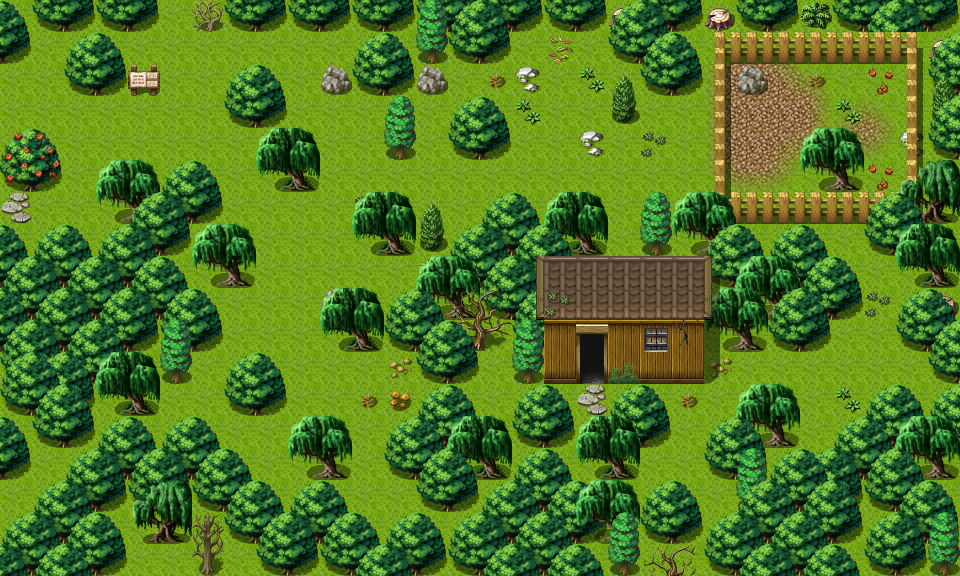

Below is a game level as drawn by its tile map, then a one-line description and the .tmx that defines it (tile-layer data replaced by summaries):
An orthogonal 30x18 tile map with 32x32 px tiles, 5 tile layers (Base, Ground, Objects, Above, ...), 1 hidden layer not drawn, 61 tilesets and 13 objects (7x spawn, 5x mapchange, sign).

<map version="1.10" tiledversion="1.11.2" orientation="orthogonal" renderorder="right-down" width="30" height="18" tilewidth="32" tileheight="32" infinite="0" nextlayerid="10" nextobjectid="14">
 <properties>
  <property name="outdoors" value="1" />
 </properties>
 <tileset firstgid="1" name="map_bed_1" tilewidth="32" tileheight="32" tilecount="160" columns="16">
  <image source="../drawable/map_bed_1.png" width="512" height="320" />
 </tileset>
 <tileset firstgid="161" name="map_border_1" tilewidth="32" tileheight="32" tilecount="128" columns="16">
  <image source="../drawable/map_border_1.png" width="512" height="256" />
 </tileset>
 <tileset firstgid="289" name="map_bridge_1" tilewidth="32" tileheight="32" tilecount="128" columns="16">
  <image source="../drawable/map_bridge_1.png" width="512" height="256" />
 </tileset>
 <tileset firstgid="417" name="map_bridge_2" tilewidth="32" tileheight="32" tilecount="128" columns="16">
  <image source="../drawable/map_bridge_2.png" width="512" height="256" />
 </tileset>
 <tileset firstgid="545" name="map_broken_1" tilewidth="32" tileheight="32" tilecount="128" columns="16">
  <image source="../drawable/map_broken_1.png" width="512" height="256" />
 </tileset>
 <tileset firstgid="673" name="map_cavewall_1" tilewidth="32" tileheight="32" tilecount="108" columns="18">
  <image source="../drawable/map_cavewall_1.png" width="576" height="192" />
 </tileset>
 <tileset firstgid="781" name="map_cavewall_2" tilewidth="32" tileheight="32" tilecount="108" columns="18">
  <image source="../drawable/map_cavewall_2.png" width="576" height="192" />
 </tileset>
 <tileset firstgid="889" name="map_cavewall_3" tilewidth="32" tileheight="32" tilecount="108" columns="18">
  <image source="../drawable/map_cavewall_3.png" width="576" height="192" />
 </tileset>
 <tileset firstgid="997" name="map_cavewall_4" tilewidth="32" tileheight="32" tilecount="108" columns="18">
  <image source="../drawable/map_cavewall_4.png" width="576" height="192" />
 </tileset>
 <tileset firstgid="1105" name="map_chair_table_1" tilewidth="32" tileheight="32" tilecount="128" columns="16">
  <image source="../drawable/map_chair_table_1.png" width="512" height="256" />
 </tileset>
 <tileset firstgid="1233" name="map_chair_table_2" tilewidth="32" tileheight="32" tilecount="128" columns="16">
  <image source="../drawable/map_chair_table_2.png" width="512" height="256" />
 </tileset>
 <tileset firstgid="1361" name="map_crate_1" tilewidth="32" tileheight="32" tilecount="128" columns="16">
  <image source="../drawable/map_crate_1.png" width="512" height="256" />
 </tileset>
 <tileset firstgid="1489" name="map_cupboard_1" tilewidth="32" tileheight="32" tilecount="128" columns="16">
  <image source="../drawable/map_cupboard_1.png" width="512" height="256" />
 </tileset>
 <tileset firstgid="1617" name="map_curtain_1" tilewidth="32" tileheight="32" tilecount="128" columns="16">
  <image source="../drawable/map_curtain_1.png" width="512" height="256" />
 </tileset>
 <tileset firstgid="1745" name="map_entrance_1" tilewidth="32" tileheight="32" tilecount="128" columns="16">
  <image source="../drawable/map_entrance_1.png" width="512" height="256" />
 </tileset>
 <tileset firstgid="1873" name="map_entrance_2" tilewidth="32" tileheight="32" tilecount="128" columns="16">
  <image source="../drawable/map_entrance_2.png" width="512" height="256" />
 </tileset>
 <tileset firstgid="2001" name="map_fence_1" tilewidth="32" tileheight="32" tilecount="128" columns="16">
  <image source="../drawable/map_fence_1.png" width="512" height="256" />
 </tileset>
 <tileset firstgid="2129" name="map_fence_2" tilewidth="32" tileheight="32" tilecount="128" columns="16">
  <image source="../drawable/map_fence_2.png" width="512" height="256" />
 </tileset>
 <tileset firstgid="2257" name="map_fence_3" tilewidth="32" tileheight="32" tilecount="128" columns="16">
  <image source="../drawable/map_fence_3.png" width="512" height="256" />
 </tileset>
 <tileset firstgid="2385" name="map_fence_4" tilewidth="32" tileheight="32" tilecount="128" columns="16">
  <image source="../drawable/map_fence_4.png" width="512" height="256" />
 </tileset>
 <tileset firstgid="2513" name="map_ground_1" tilewidth="32" tileheight="32" tilecount="128" columns="16">
  <image source="../drawable/map_ground_1.png" width="512" height="256" />
 </tileset>
 <tileset firstgid="2641" name="map_ground_2" tilewidth="32" tileheight="32" tilecount="128" columns="16">
  <image source="../drawable/map_ground_2.png" width="512" height="256" />
 </tileset>
 <tileset firstgid="2769" name="map_ground_3" tilewidth="32" tileheight="32" tilecount="128" columns="16">
  <image source="../drawable/map_ground_3.png" width="512" height="256" />
 </tileset>
 <tileset firstgid="2897" name="map_ground_4" tilewidth="32" tileheight="32" tilecount="128" columns="16">
  <image source="../drawable/map_ground_4.png" width="512" height="256" />
 </tileset>
 <tileset firstgid="3025" name="map_ground_5" tilewidth="32" tileheight="32" tilecount="128" columns="16">
  <image source="../drawable/map_ground_5.png" width="512" height="256" />
 </tileset>
 <tileset firstgid="3153" name="map_ground_6" tilewidth="32" tileheight="32" tilecount="128" columns="16">
  <image source="../drawable/map_ground_6.png" width="512" height="256" />
 </tileset>
 <tileset firstgid="3281" name="map_ground_7" tilewidth="32" tileheight="32" tilecount="128" columns="16">
  <image source="../drawable/map_ground_7.png" width="512" height="256" />
 </tileset>
 <tileset firstgid="3409" name="map_ground_8" tilewidth="32" tileheight="32" tilecount="128" columns="16">
  <image source="../drawable/map_ground_8.png" width="512" height="256" />
 </tileset>
 <tileset firstgid="3537" name="map_house_1" tilewidth="32" tileheight="32" tilecount="128" columns="16">
  <image source="../drawable/map_house_1.png" width="512" height="256" />
 </tileset>
 <tileset firstgid="3665" name="map_house_2" tilewidth="32" tileheight="32" tilecount="128" columns="16">
  <image source="../drawable/map_house_2.png" width="512" height="256" />
 </tileset>
 <tileset firstgid="3793" name="map_indoor_1" tilewidth="32" tileheight="32" tilecount="128" columns="16">
  <image source="../drawable/map_indoor_1.png" width="512" height="256" />
 </tileset>
 <tileset firstgid="3921" name="map_indoor_2" tilewidth="32" tileheight="32" tilecount="128" columns="16">
  <image source="../drawable/map_indoor_2.png" width="512" height="256" />
 </tileset>
 <tileset firstgid="4049" name="map_kitchen_1" tilewidth="32" tileheight="32" tilecount="128" columns="16">
  <image source="../drawable/map_kitchen_1.png" width="512" height="256" />
 </tileset>
 <tileset firstgid="4177" name="map_outdoor_1" tilewidth="32" tileheight="32" tilecount="128" columns="16">
  <image source="../drawable/map_outdoor_1.png" width="512" height="256" />
 </tileset>
 <tileset firstgid="4305" name="map_pillar_1" tilewidth="32" tileheight="32" tilecount="128" columns="16">
  <image source="../drawable/map_pillar_1.png" width="512" height="256" />
 </tileset>
 <tileset firstgid="4433" name="map_pillar_2" tilewidth="32" tileheight="32" tilecount="128" columns="16">
  <image source="../drawable/map_pillar_2.png" width="512" height="256" />
 </tileset>
 <tileset firstgid="4561" name="map_plant_1" tilewidth="32" tileheight="32" tilecount="128" columns="16">
  <image source="../drawable/map_plant_1.png" width="512" height="256" />
 </tileset>
 <tileset firstgid="4689" name="map_plant_2" tilewidth="32" tileheight="32" tilecount="128" columns="16">
  <image source="../drawable/map_plant_2.png" width="512" height="256" />
 </tileset>
 <tileset firstgid="4817" name="map_rock_1" tilewidth="32" tileheight="32" tilecount="128" columns="16">
  <image source="../drawable/map_rock_1.png" width="512" height="256" />
 </tileset>
 <tileset firstgid="4945" name="map_rock_2" tilewidth="32" tileheight="32" tilecount="128" columns="16">
  <image source="../drawable/map_rock_2.png" width="512" height="256" />
 </tileset>
 <tileset firstgid="5073" name="map_roof_1" tilewidth="32" tileheight="32" tilecount="128" columns="16">
  <image source="../drawable/map_roof_1.png" width="512" height="256" />
 </tileset>
 <tileset firstgid="5201" name="map_roof_2" tilewidth="32" tileheight="32" tilecount="128" columns="16">
  <image source="../drawable/map_roof_2.png" width="512" height="256" />
 </tileset>
 <tileset firstgid="5329" name="map_roof_3" tilewidth="32" tileheight="32" tilecount="128" columns="16">
  <image source="../drawable/map_roof_3.png" width="512" height="256" />
 </tileset>
 <tileset firstgid="5457" name="map_shop_1" tilewidth="32" tileheight="32" tilecount="128" columns="16">
  <image source="../drawable/map_shop_1.png" width="512" height="256" />
 </tileset>
 <tileset firstgid="5585" name="map_sign_ladder_1" tilewidth="32" tileheight="32" tilecount="128" columns="16">
  <image source="../drawable/map_sign_ladder_1.png" width="512" height="256" />
 </tileset>
 <tileset firstgid="5713" name="map_table_1" tilewidth="32" tileheight="32" tilecount="128" columns="16">
  <image source="../drawable/map_table_1.png" width="512" height="256" />
 </tileset>
 <tileset firstgid="5841" name="map_trail_1" tilewidth="32" tileheight="32" tilecount="128" columns="16">
  <image source="../drawable/map_trail_1.png" width="512" height="256" />
 </tileset>
 <tileset firstgid="5969" name="map_transition_1" tilewidth="32" tileheight="32" tilecount="128" columns="16">
  <image source="../drawable/map_transition_1.png" width="512" height="256" />
 </tileset>
 <tileset firstgid="6097" name="map_transition_2" tilewidth="32" tileheight="32" tilecount="128" columns="16">
  <image source="../drawable/map_transition_2.png" width="512" height="256" />
 </tileset>
 <tileset firstgid="6225" name="map_transition_3" tilewidth="32" tileheight="32" tilecount="128" columns="16">
  <image source="../drawable/map_transition_3.png" width="512" height="256" />
 </tileset>
 <tileset firstgid="6353" name="map_transition_4" tilewidth="32" tileheight="32" tilecount="128" columns="16">
  <image source="../drawable/map_transition_4.png" width="512" height="256" />
 </tileset>
 <tileset firstgid="6481" name="map_transition_5" tilewidth="32" tileheight="32" tilecount="128" columns="16">
  <image source="../drawable/map_transition_5.png" width="512" height="256" />
 </tileset>
 <tileset firstgid="6609" name="map_tree_1" tilewidth="32" tileheight="32" tilecount="128" columns="16">
  <image source="../drawable/map_tree_1.png" width="512" height="256" />
 </tileset>
 <tileset firstgid="6737" name="map_tree_2" tilewidth="32" tileheight="32" tilecount="128" columns="16">
  <image source="../drawable/map_tree_2.png" width="512" height="256" />
 </tileset>
 <tileset firstgid="6865" name="map_wall_1" tilewidth="32" tileheight="32" tilecount="128" columns="16">
  <image source="../drawable/map_wall_1.png" width="512" height="256" />
 </tileset>
 <tileset firstgid="6993" name="map_wall_2" tilewidth="32" tileheight="32" tilecount="120" columns="15">
  <image source="../drawable/map_wall_2.png" width="480" height="256" />
 </tileset>
 <tileset firstgid="7113" name="map_wall_3" tilewidth="32" tileheight="32" tilecount="120" columns="15">
  <image source="../drawable/map_wall_3.png" width="480" height="256" />
 </tileset>
 <tileset firstgid="7233" name="map_wall_4" tilewidth="32" tileheight="32" tilecount="120" columns="15">
  <image source="../drawable/map_wall_4.png" width="480" height="256" />
 </tileset>
 <tileset firstgid="7353" name="map_window_1" tilewidth="32" tileheight="32" tilecount="128" columns="16">
  <image source="../drawable/map_window_1.png" width="512" height="256" />
 </tileset>
 <tileset firstgid="7481" name="map_window_2" tilewidth="32" tileheight="32" tilecount="128" columns="16">
  <image source="../drawable/map_window_2.png" width="512" height="256" />
 </tileset>
 <tileset firstgid="7609" name="map_tree_3" tilewidth="32" tileheight="32" tilecount="544" columns="32">
  <image source="../drawable/map_tree_3.png" width="1024" height="544" />
 </tileset>
 <layer id="1" name="Base" width="30" height="18">
  <data>[540 cells, 6 non-empty, 1 distinct tile ids]</data>
 </layer>
 <layer id="2" name="Ground" width="30" height="18">
  <data>[540 cells, 540 non-empty, 14 distinct tile ids]</data>
 </layer>
 <layer id="3" name="Objects" width="30" height="18">
  <data>[540 cells, 294 non-empty, 50 distinct tile ids]</data>
 </layer>
 <layer id="4" name="Above" width="30" height="18">
  <data>[540 cells, 183 non-empty, 25 distinct tile ids]</data>
 </layer>
 <layer id="5" name="Top" width="30" height="18">
  <data>[540 cells, 3 non-empty, 2 distinct tile ids]</data>
 </layer>
 <layer id="6" name="Walkable" width="30" height="18" visible="0">
  <data>[540 cells, 283 non-empty, 1 distinct tile ids]</data>
 </layer>
 <objectgroup id="7" name="Mapevents">
  <object id="1" name="west" type="mapchange" x="0" y="64" width="32" height="160">
   <properties>
    <property name="map" value="korhald_cave_outdoor1" />
    <property name="place" value="east" />
   </properties>
  </object>
  <object id="2" name="house" type="mapchange" x="576" y="352" width="32" height="32">
   <properties>
    <property name="map" value="waterway_forest2_house" />
    <property name="place" value="entrance" />
   </properties>
  </object>
  <object id="3" name="north" type="mapchange" x="160" y="0" width="32" height="32">
   <properties>
    <property name="map" value="waterway_forest1" />
    <property name="place" value="south" />
   </properties>
  </object>
  <object id="4" name="west2" type="mapchange" x="0" y="480" width="32" height="64">
   <properties>
    <property name="map" value="korhald_cave_outdoor1" />
    <property name="place" value="east2" />
   </properties>
  </object>
  <object id="5" name="waterway_forest2_beware_dogs" type="sign" x="128" y="64" width="32" height="32" />
  <object id="6" name="south" type="mapchange" x="128" y="544" width="128" height="32">
   <properties>
    <property name="map" value="waytobrightport22" />
    <property name="place" value="north" />
   </properties>
  </object>
 </objectgroup>
 <objectgroup id="8" name="Spawn">
  <object id="7" name="beetle2" type="spawn" x="704" y="352" width="224" height="64">
   <properties>
    <property name="quantity" value="2" />
    <property name="spawngroup" value="beetle2" />
   </properties>
  </object>
  <object id="8" name="erumen_2_spawn" type="spawn" x="64" y="96" width="384" height="192">
   <properties>
    <property name="quantity" value="4" />
    <property name="spawngroup" value="erumen_2" />
   </properties>
  </object>
  <object id="9" name="rooster_spawn" type="spawn" x="768" y="64" width="128" height="128">
   <properties>
    <property name="spawngroup" value="rooster" />
   </properties>
  </object>
  <object id="10" name="chicken_spawn" type="spawn" x="736" y="96" width="160" height="96">
   <properties>
    <property name="quantity" value="3" />
    <property name="spawngroup" value="chicken" />
   </properties>
  </object>
  <object id="11" name="guard_dog_spawn1" type="spawn" x="672" y="96" width="32" height="96">
   <properties>
    <property name="spawngroup" value="guard_dog" />
   </properties>
  </object>
  <object id="12" name="guard_dog_spawn2" type="spawn" x="480" y="352" width="32" height="32">
   <properties>
    <property name="spawngroup" value="guard_dog" />
   </properties>
  </object>
  <object id="13" name="isolated_man_spawn" type="spawn" x="672" y="384" width="32" height="32">
   <properties>
    <property name="active" value="false" />
    <property name="spawngroup" value="isolated_man" />
   </properties>
  </object>
 </objectgroup>
 <objectgroup id="9" name="Keys" visible="0" />
</map>
